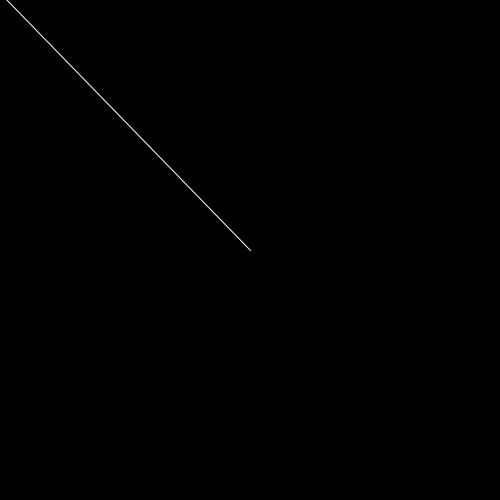
Frame 1 (no input)
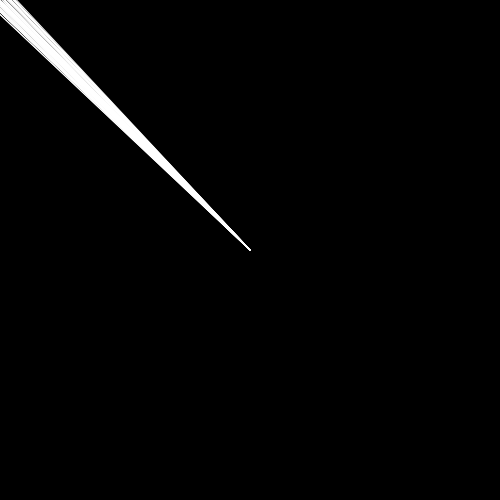
Frame 60 (the mouse pressed at the canvas centre just before this capture)
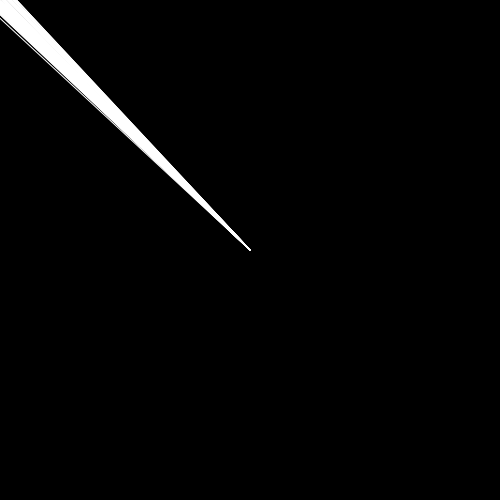
Frame 120 (the mouse held since frame 60 and released just before this capture)

The Processing sketch that drew these frames (run headless with seeded random() and noise(); from frame 60 on, the mouse is pressed at the canvas centre):

// Processing sketch: randomWalker1
// ── randomWalker1.pde
float lastLocX;
float lastLocY;

void setup ()
{
  size (500, 500);
  background (0);
  stroke (255);
  lastLocX = width/2;
  lastLocY = height/2;
}

void draw ()
{
  float stepX = random (-10, 10);
  float stepY = random (-10, 10);
  line (lastLocX, lastLocY, stepX, stepY);
 
}
